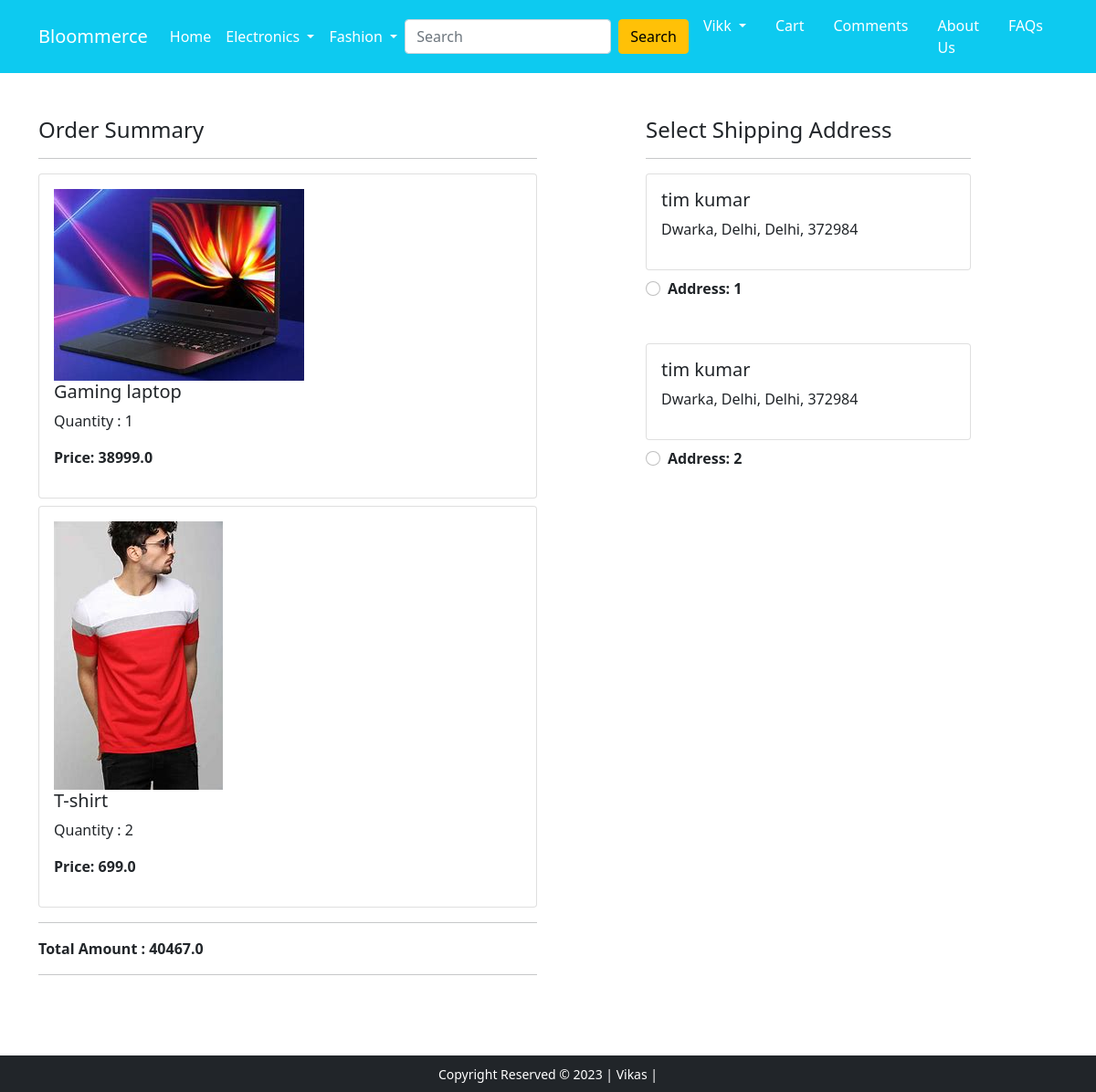
The app's page /checkout/ (signed in), older data.
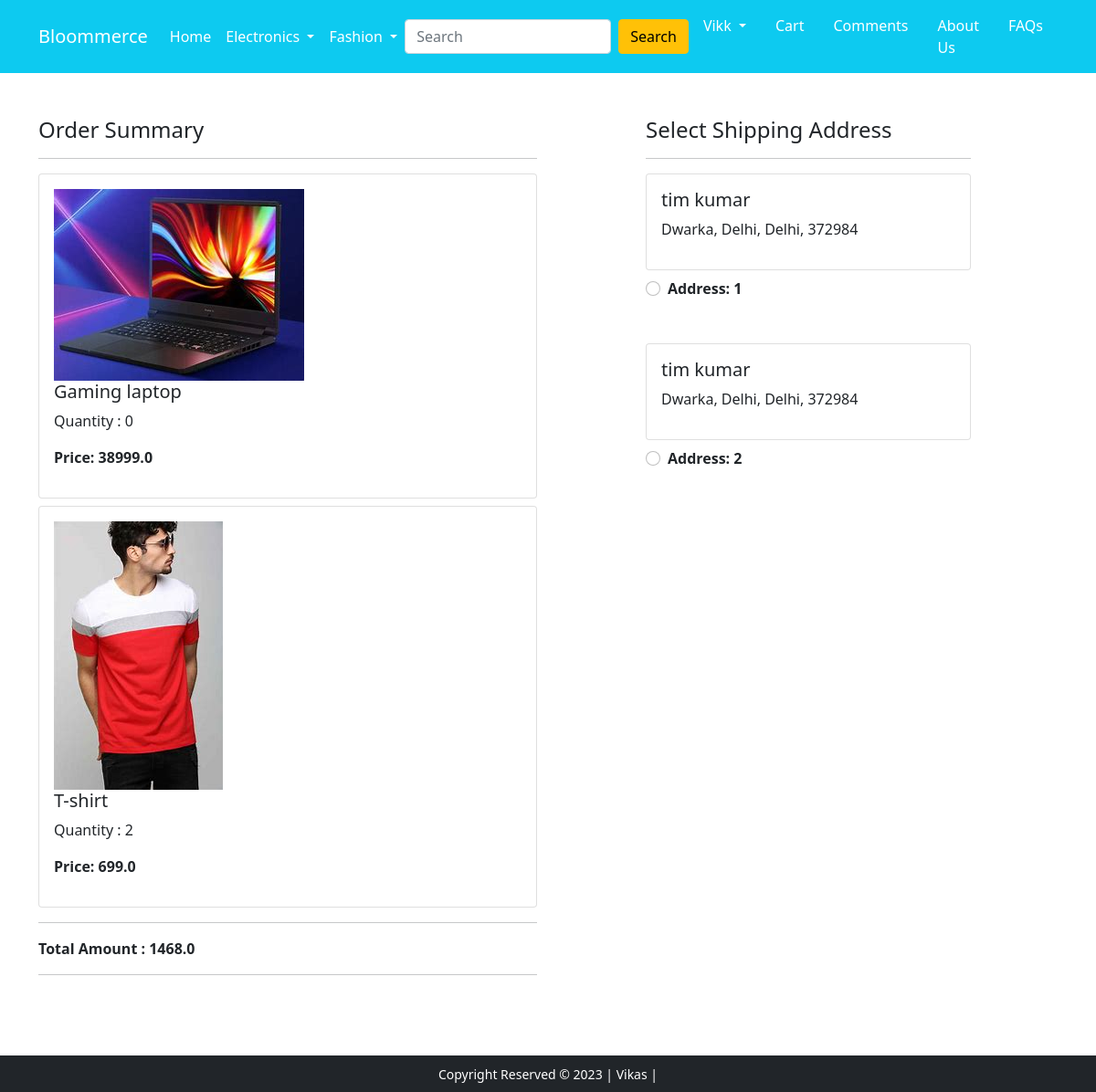
The same page, newer data.
### app/models.py (models this page shows, shortened)
class Cart(models.Model):
    user = models.ForeignKey(User, on_delete=models.CASCADE)
    product = models.ForeignKey(Product, on_delete=models.CASCADE)
    quantity = models.PositiveIntegerField(default=1)

class Product(models.Model):
    user = models.ForeignKey(User, on_delete=models.CASCADE, null=True)
    title = models.CharField(max_length=100)
    price = models.FloatField()
    discount_price = models.FloatField()
    description = models.TextField()
    brand = models.CharField(max_length=100)
    category = models.CharField(choices=CATEGORY_CHOICES, max_length=30)
    product_image = models.ImageField(upload_to='productimg')

### app/views.py (the view)
# urls.py: path('checkout/', views.checkout, name='checkout'),
@login_required(login_url='/accounts/login')
def checkout(request):
    user = request.user
    add = Customer.objects.filter(user=user)
    items = Cart.objects.filter(user=user)
    amount = 0.0
    shiping = 70.0
    cart_product = [p for p in Cart.objects.all() if p.user == user]
    if cart_product:
        for p in cart_product:
            tempamount = p.quantity * p.product.price
            amount += tempamount
            totalamount = shiping + amount
        return render(request, 'app/checkout.html', {'add':add, 'items':items, 'totalamount':totalamount})
    return render(request, 'app/checkout.html')

### app/templates/app/checkout.html (shortened to what this page needs)
{% extends 'app/base.html' %}
{% load static %}
{% block main-content %}
<div class="container">
  <div class="row mt-5">
    <div class="col-sm-6">
      <h4>Order Summary</h4>
      <hr>
      {% for item in items %}
      <div class="card mb-2">
        <div class="card-body">
          <img src="{{ item.product.product_image.url }}" alt="">
          <h5>{{item.product.title}}</h5>
          <p>Quantity : {{item.quantity}}</p>
          <p class="fw-bold">Price: {{item.product.price}}</p>
        </div>
      </div>
      {% endfor %}
      <hr>
        <div>
          <span class="text-center"><b>Total Amount : {{totalamount}}</b></span>
        </div>
        <hr>
        <br>
    </div>
    <div class="col-sm-4 offset-sm-1">
      <h4>Select Shipping Address</h4>
      <hr>
      <form action="/paymentdone/" id="myform">
        {% for ad in add %}
        <div class="card">
          <div class="card-body">
            <h5>{{ ad.name }}</h5>
            <p>{{ ad.locality }}, {{ ad.city }}, {{ ad.state }}, {{ ad.zip_code }}</p>
          </div>
        </div>
        <div class="form-check mt-2 mb-5">
          <input class="form-check-input" type="radio" name="custid" id="custid {{ forloop.counter }}" value="{{ad.id}}">
          <label class="form-check-label fw-bold" for="">
            Address: {{forloop.counter}} </label>
        </div>
        {% endfor %}
      </form>
    </div>
  </div>
</div>
{% endblock main-content %}

Row changes from the older to the newer data that the page shows:
changed Cart "Gaming laptop": quantity "1" → "0"
Text that changed along with them:
{{ totalamount }}: "40467.0" → "1468.0"
